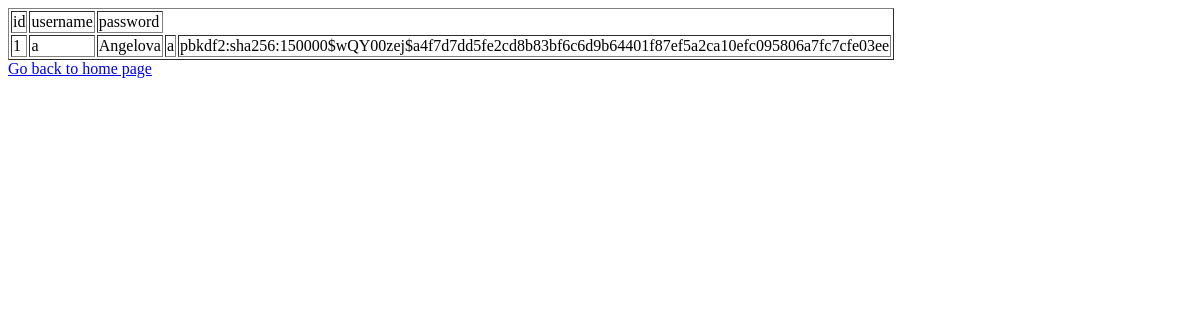
/users (signed in), run on an earlier commit of the app's database.
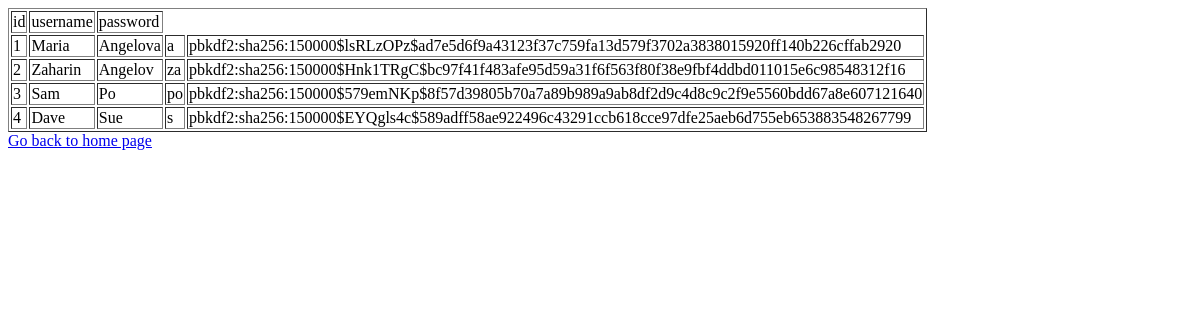
And on a later commit of the database.
### models.py (models this page shows, shortened)
class User(db.Model):
    id = db.Column(db.Integer, primary_key=True)
    first_name = db.Column(db.String(50))
    last_name = db.Column(db.String(50))
    email = db.Column(db.String(50))
    password = db.Column(db.String(20))
    registered = db.Column(db.DateTime)
    posts = db.relationship("Post", backref='user')
    def __repr__(self):
        return '<User %r>' % self.first_name

### app.py (the view)
@app.route('/users')
@login_required
def users():
    users = User.query.all()
    print(users)
    return render_template("list.html", users=users)

### app.py (called while the page is built)
@app.after_request
def after_request(response):
    response.headers["Cache-Control"] = "no-cache, no-store, must-revalidate"
    response.headers["Expires"] = 0
    response.headers["Pragma"] = "no-cache"
    return response

### helper.py (called while the page is built)
def login_required(f):
    @wraps(f)
    def decorated_function(*args, **kwargs):
        if session.get("user_id") is None:
            return redirect("/login")
        return f(*args, **kwargs)
    return decorated_function

### templates/list.html
<!DOCTYPE html>
<html>
  <body>
    <table border="1">
      <thead>
        <td>id</td>
        <td>username</td>
        <td>password</td>
      </thead>
      {% for user in users %}
      <tr>
        <td>{{user.id}}</td>
        <td>{{user.first_name}}</td>
        <td>{{user.last_name}}</td>
        <td>{{user.email}}</td>
        <td>{{user.password}}</td>
      </tr>
      {% endfor %}
    </table>
    <a href="/">Go back to home page</a>
  </body>
</html>

What changed in the data, as far as the page shows it:
changed User "Angelova": first_name "a" → "Maria"; password "pbkdf2:sha256:150000$wQY00zej$a4f7d7dd5fe2cd8b83bf6c6d9b64401f87ef5a2ca10efc095806a7fc7cfe03ee" → "pbkdf2:sha256:150000$lsRLzOPz$ad7e5d6f9a43123f37c759fa13d579f3702a3838015920ff140b226cffab2920"
added User: id "2", first_name "Zaharin", last_name "Angelov", email "za", password "pbkdf2:sha256:150000$Hnk1TRgC$bc97f41f483afe95d59a31f6f563f80f38e9fbf4ddbd011015e6c98548312f16"
added User: id "3", first_name "Sam", last_name "Po", email "po", password "pbkdf2:sha256:150000$579emNKp$8f57d39805b70a7a89b989a9ab8df2d9c4d8c9c2f9e5560bdd67a8e607121640"
added User: id "4", first_name "Dave", last_name "Sue", email "s", password "pbkdf2:sha256:150000$EYQgls4c$589adff58ae922496c43291ccb618cce97dfe25aeb6d755eb653883548267799"
